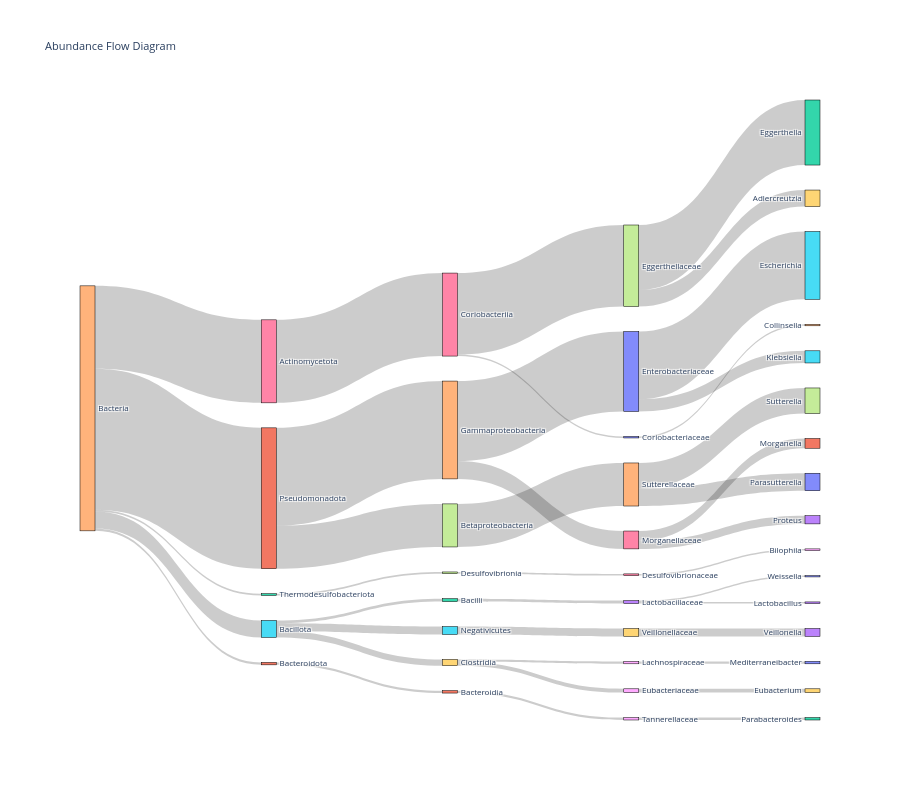

Source (notebook cell):
### Code cell
operon_abd_data_CD.pl.sankey(
    hierarchy_cols=["domain","phylum","class","family","genus"], min_abundance=0.1
)

### Figure 1 — Plotly figure (JSON) as saved in the notebook; plotly's stock layout.template omitted (floating-point values rounded to 4 significant figures)
{"data": [{"link": {"hovertemplate": "Flow from %{source.label} to %{target.label}: %{value:.2e}<extra></extra>", "source": [4, 16, 6, 27, 4, 22, 7, 36, 4, 35, 5, 19, 4, 31, 34, 26, 35, 12, 3, 35, 29, 28, 31, 17, 24, 34, 0, 29, 18, 6, 30, 24, 0, 26, 3, 4, 11, 21, 38, 27], "target": [16, 6, 27, 9, 22, 7, 36, 8, 35, 5, 19, 33, 31, 34, 26, 23, 12, 3, 10, 29, 28, 39, 17, 24, 37, 0, 25, 18, 20, 30, 14, 40, 15, 1, 13, 11, 21, 38, 32, 2], "value": [7.168, 7.168, 7.039, 1.423, 0.1497, 0.1497, 0.1497, 0.1497, 1.464, 0.6796, 0.6796, 0.6796, 12.17, 8.448, 1.543, 0.703, 0.2505, 0.2505, 0.1122, 0.5337, 0.3256, 0.3256, 3.718, 3.718, 2.206, 6.905, 1.05, 0.2081, 0.2081, 0.1282, 0.1282, 1.512, 5.855, 0.8401, 0.1383, 0.2095, 0.2095, 0.2095, 0.2095, 5.617]}, "node": {"label": ["Enterobacteriaceae", "Morganella", "Eggerthella", "Lactobacillaceae", "Bacteria", "Negativicutes", "Coriobacteriia", "Desulfovibrionia", "Bilophila", "Adlercreutzia", "Weissella", "Bacteroidota", "Bacilli", "Lactobacillus", "Collinsella", "Escherichia", "Actinomycetota", "Betaproteobacteria", "Lachnospiraceae", "Veillonellaceae", "Mediterraneibacter", "Bacteroidia", "Thermodesulfobacteriota", "Proteus", "Sutterellaceae", "Klebsiella", "Morganellaceae", "Eggerthellaceae", "Eubacteriaceae", "Clostridia", "Coriobacteriaceae", "Pseudomonadota", "Parabacteroides", "Veillonella", "Gammaproteobacteria", "Bacillota", "Desulfovibrionaceae", "Sutterella", "Tannerellaceae", "Eubacterium", "Parasutterella"], "line": {"color": "black", "width": 0.5}, "pad": 25, "thickness": 15}, "type": "sankey"}], "layout": {"font": {"size": 8}, "height": 800, "title": {"text": "Abundance Flow Diagram"}}}
